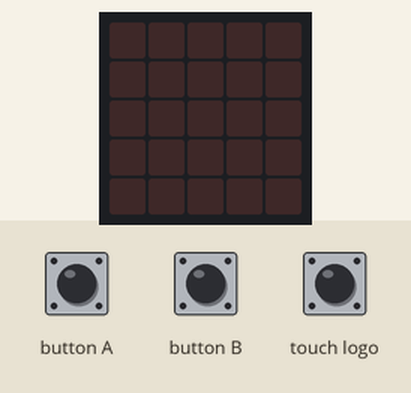
Recording of a program running on a simulated BBC micro:bit (MakeCode). On the bench: the board's 5×5 LED display. Inputs (shaded band) come from the test bench. Random numbers come from a fixed seed; the 48×5 strip is a reading aid, not a part: it shows the text the display is scrolling, unrolled, one strip-width of it at a time.

Above: at 1.2 s.
1.3 s: touch logo pressed for 0.15 s
At 8.2 s:
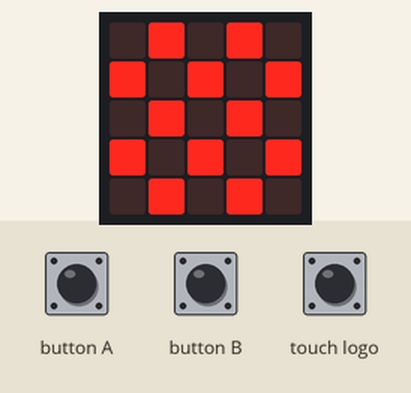
At 13.3 s:
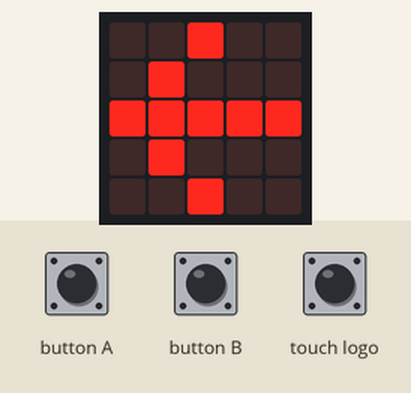
Timing chart, 0 to 14.8 s (numbered marks = the images above; inputs shaded):
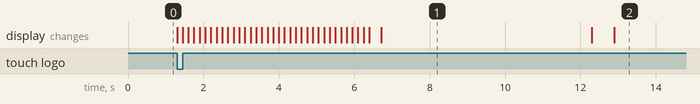

The program:

main.ts
```typescript
let Puntos = 0
let Random_number = 0
input.onLogoEvent(TouchButtonEvent.Touched, function () {
    basic.showString("start")
    Puntos = 0
    while (Puntos < 5) {
        Random_number = randint(1, 3)
        if (Random_number == 1) {
            basic.showIcon(IconNames.Chessboard)
            basic.pause(5000)
            if (input.isGesture(Gesture.Shake)) {
                basic.showIcon(IconNames.Yes)
                Puntos += 1
                basic.showNumber(Puntos)
                basic.pause(1000)
                basic.clearScreen()
            } else {
                basic.showIcon(IconNames.Sad)
            }
        }
        if (Random_number == 2) {
            basic.showArrow(ArrowNames.East)
            basic.pause(5000)
            if (input.buttonIsPressed(Button.B)) {
                basic.showIcon(IconNames.Yes)
                Puntos += 1
                basic.showNumber(Puntos)
                basic.pause(1000)
                basic.clearScreen()
            } else {
                basic.showIcon(IconNames.Sad)
            }
        }
        if (Random_number == 3) {
            basic.showArrow(ArrowNames.West)
            basic.pause(5000)
            if (input.buttonIsPressed(Button.A)) {
                basic.showIcon(IconNames.Yes)
                Puntos += 1
                basic.showNumber(Puntos)
                basic.pause(1000)
                basic.clearScreen()
            } else {
                basic.showIcon(IconNames.Sad)
            }
        }
    }
    basic.showNumber(Puntos)
    basic.pause(500)
    basic.clearScreen()
    basic.showIcon(IconNames.Happy)
    game.gameOver()
})
basic.forever(function () {

})
```

test.ts
```typescript
// aquí va el archivo "tests"; esto no se compilará cuando este paquete se utilice como una extensión.
```

Measured:
- what the display in image 1 shows lasts 5.6 s, from 6.7 s to 12.3 s
